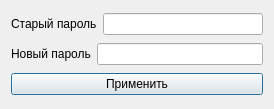
<?xml version="1.0" encoding="UTF-8"?>
<ui version="4.0">
 <class>changePassword</class>
 <widget class="QDialog" name="changePassword">
  <property name="geometry">
   <rect>
    <x>0</x>
    <y>0</y>
    <width>274</width>
    <height>109</height>
   </rect>
  </property>
  <property name="windowTitle">
   <string>Dialog</string>
  </property>
  <layout class="QVBoxLayout" name="verticalLayout">
   <item>
    <layout class="QHBoxLayout" name="horizontalLayout">
     <item>
      <widget class="QLabel" name="label_oldPassword">
       <property name="text">
        <string>Старый пароль</string>
       </property>
      </widget>
     </item>
     <item>
      <widget class="QLineEdit" name="lineEdit_oldPassword"/>
     </item>
    </layout>
   </item>
   <item>
    <layout class="QHBoxLayout" name="horizontalLayout_2">
     <item>
      <widget class="QLabel" name="label_newPassword">
       <property name="text">
        <string>Новый пароль</string>
       </property>
      </widget>
     </item>
     <item>
      <widget class="QLineEdit" name="lineEdit_newPassword"/>
     </item>
    </layout>
   </item>
   <item>
    <widget class="QPushButton" name="button_setPassword">
     <property name="text">
      <string>Применить</string>
     </property>
    </widget>
   </item>
  </layout>
 </widget>
 <resources/>
 <connections/>
</ui>
